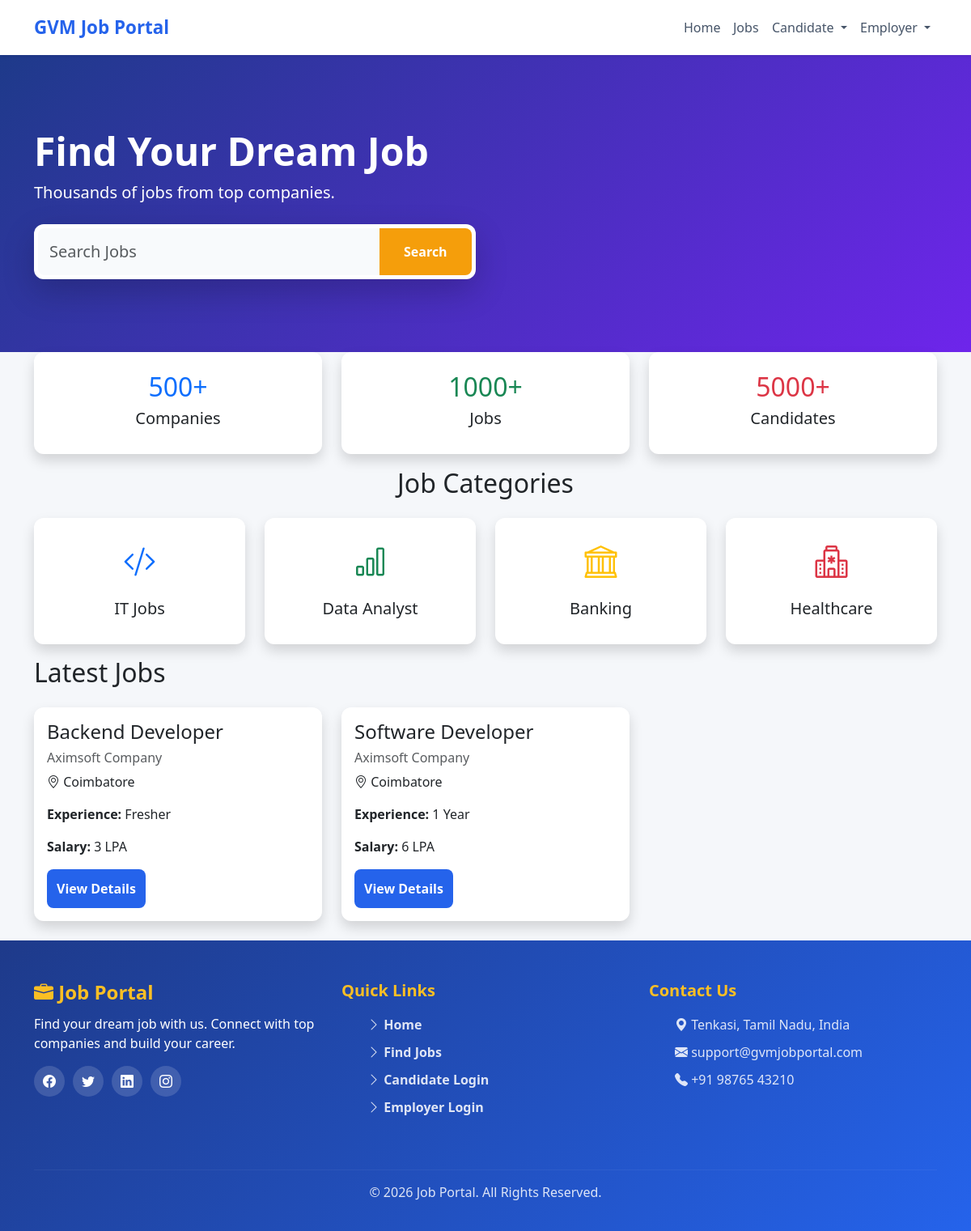
The page / on the database its author committed.
### tables this page shows
CREATE TABLE jobs(
    job_id INTEGER PRIMARY KEY AUTOINCREMENT,
    employer_id INTEGER,
    company_name TEXT NOT NULL,
    job_title TEXT NOT NULL,
    location TEXT NOT NULL,
    experience TEXT,
    salary TEXT,
    skills TEXT,
    description TEXT,
    posted_date TIMESTAMP DEFAULT CURRENT_TIMESTAMP,

    FOREIGN KEY(employer_id) REFERENCES users(user_id)
);

### app.py (the view)
@app.route("/")
def home():
    jobs = get_all_jobs()
    return render_template("home.html", jobs=jobs)

### database/job_db.py (called while the page is built)
def connect_db():
    conn = sqlite3.connect("database/database.db")
    conn.row_factory = sqlite3.Row
    return conn

def get_all_jobs():
    conn   = connect_db()
    cursor = conn.cursor()
    cursor.execute("""
        SELECT * FROM jobs
        ORDER BY job_id DESC
    """)
    jobs = cursor.fetchall()
    conn.close()
    return jobs

### templates/home.html
{% extends "base.html" %}
{% block content %}
<section class="hero-section">
    <div class="container">
        <div class="row align-items-center">
            <div class="col-lg-6">
                <h1 class="display-4 fw-bold">
                    Find Your Dream Job
                </h1>
                <p class="lead">
                    Thousands of jobs from top companies.
                </p>
                <form action="/search" method="GET" class="mt-4">
                    <div class="input-group">
                        <input type="text"
                       name="keyword"
                         class="form-control form-control-lg"
                        placeholder="Search Jobs"
                            required
                          minlength="2">
                        <button type="submit" class="btn btn-warning">
                          Search
                        </button>
                    </div>
                </form>
            </div>
        </div>
    </div>
</section>
<section class="container stats-section">
    <div class="row text-center">
        <div class="col-md-4 mb-3">
            <div class="card shadow border-0 p-4">
                <h2 class="text-primary">500+</h2>
                <h5>Companies</h5>
            </div>
        </div>
        <div class="col-md-4 mb-3">
            <div class="card shadow border-0 p-4">
                <h2 class="text-success">1000+</h2>
                <h5>Jobs</h5>
            </div>
        </div>
        <div class="col-md-4 mb-3">
            <div class="card shadow border-0 p-4">
                <h2 class="text-danger">5000+</h2>
                <h5>Candidates</h5>
            </div>
        </div>
    </div>
</section>
<section class="container categories-section">
    <h2 class="text-center mb-4">
        Job Categories
    </h2>
    <div class="row text-center">
        <div class="col-md-3 mb-3">
            <div class="card shadow p-4">
                <i class="bi bi-code-slash fs-1 text-primary"></i>
                <h5 class="mt-3">
                    IT Jobs
                </h5>
            </div>
        </div>
        <div class="col-md-3 mb-3">
            <div class="card shadow p-4">
                <i class="bi bi-bar-chart fs-1 text-success"></i>
                <h5 class="mt-3">
                    Data Analyst
                </h5>
            </div>
        </div>
        <div class="col-md-3 mb-3">
            <div class="card shadow p-4">
                <i class="bi bi-bank fs-1 text-warning"></i>
                <h5 class="mt-3">
                    Banking
                </h5>
            </div>
        </div>
        <div class="col-md-3 mb-3">
            <div class="card shadow p-4">
                <i class="bi bi-hospital fs-1 text-danger"></i>
                <h5 class="mt-3">
                    Healthcare
                </h5>
            </div>
        </div>
    </div>
</section>
<section class="container jobs-section">
    <h2 class="mb-4">
        Latest Jobs
    </h2>
    <div class="row">
        {% for job in jobs %}
        <div class="col-lg-4 mb-4">
            <div class="card shadow h-100">
                <div class="card-body">
                    <h4>
                        {{ job.job_title }}
                    </h4>
                    <h6 class="text-muted">
                        {{ job.company_name }}
                    </h6>
                    <p>
                        <i class="bi bi-geo-alt"></i>
                        {{ job.location }}
                    </p>
                    <p>
                        <strong>Experience:</strong>
                        {{ job.experience }}
                    </p>
                    <p>
                        <strong>Salary:</strong>
                        {{ job.salary }}
                    </p>
                    <a href="/job/{{ job.job_id }}"
                       class="btn btn-primary">
                        View Details
                    </a>
                </div>
            </div>
        </div>
        {% endfor %}
    </div>
</section>
{% endblock %}

### static/css/style.css (style rules this page uses)
* { margin: 0; padding: 0; box-sizing: border-box; }
body { font-family: 'Segoe UI', Tahoma, Geneva, Verdana, sans-serif; background: #f5f7fa; min-height: 100vh; display: flex; flex-direction: column; -webkit-font-smoothing: antialiased; text-rendering: optimizeLegibility; }
.card, .btn, .nav-link, i, .social-icons a { will-change: transform, box-shadow; transform: translateZ(0); transition: all 0.2s ease-in-out !important; }
.btn { font-weight: 600; border-radius: 8px; }
.card { border-radius: 12px; border: none; }

### static/css/home.css (style rules this page uses)
.hero-section { background: linear-gradient(135deg, #1e3a8a, #6e25eb); padding: 90px 0; color: white; }
.hero-section h1 { font-size: 3rem; font-weight: 800; }
.hero-section .input-group { background: white; padding: 5px; border-radius: 12px; box-shadow: 0 15px 40px rgba(0,0,0,0.2); }
.hero-section .form-control { border: none; padding: 14px; }
.hero-section .btn-warning { background: #f59e0b; border: none; color: white; padding: 12px 30px; border-radius: 8px; }

### static/css/login.css (style rules this page uses)
.form-control, .form-select { padding: 12px; border: 1px solid #e2e8f0; background: #f8fafc; }
.btn-primary { background: #2563eb; border: none; padding: 12px; }
a { color: #2563eb; font-weight: 600; text-decoration: none; }

### static/css/profile.css (style rules this page uses)
.btn-warning { background: linear-gradient(135deg, #f59e0b, #ef4444); border: none; color: white; border-radius: 12px; }

### rows shown on the page
jobs: job_title "Backend Developer", company_name "Aximsoft Company", location "Coimbatore", experience "Fresher", salary "3 LPA"
jobs: job_title "Software Developer", company_name "Aximsoft Company", location "Coimbatore", experience "1 Year", salary "6 LPA"
